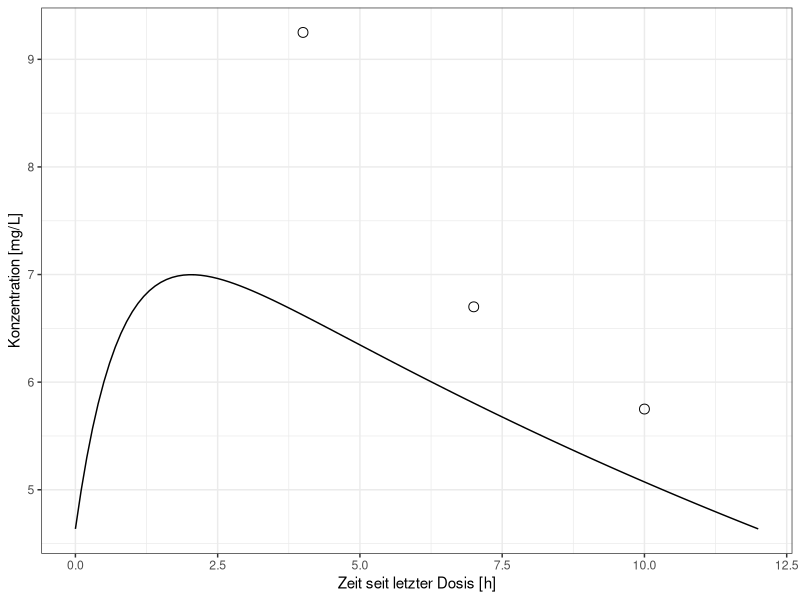
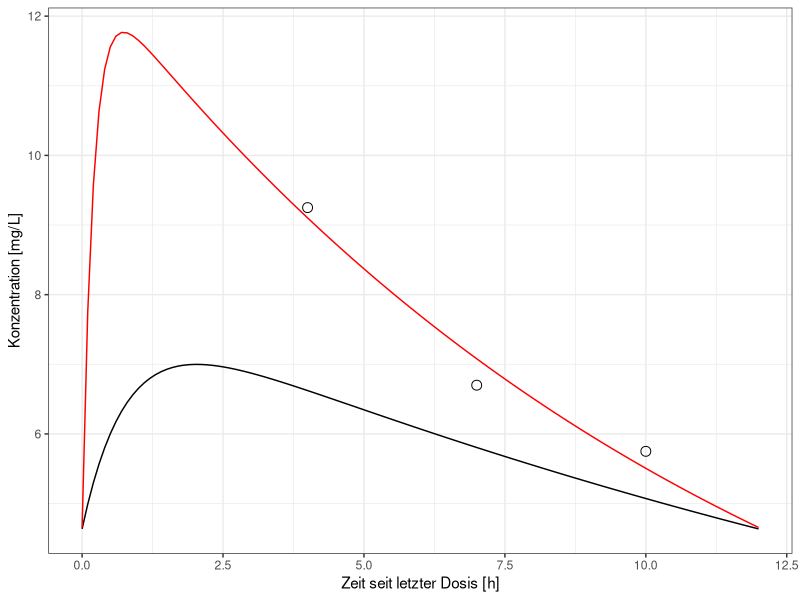
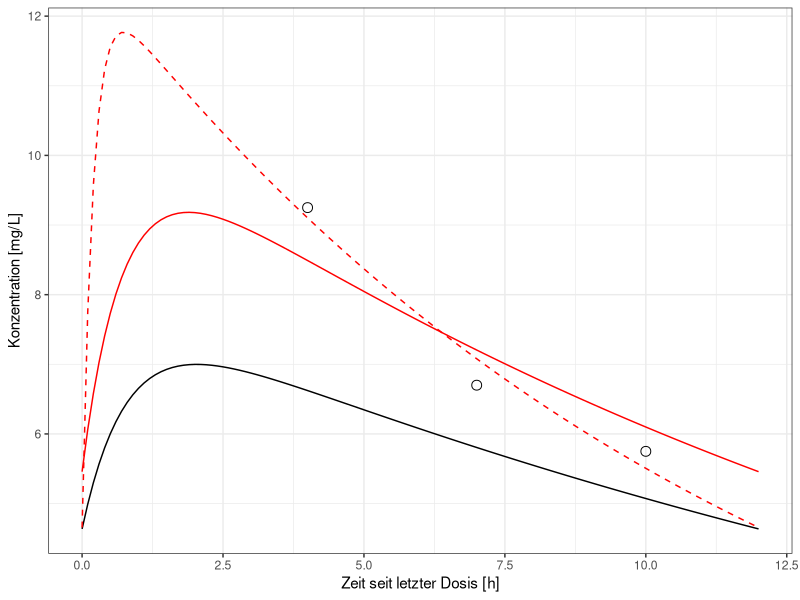
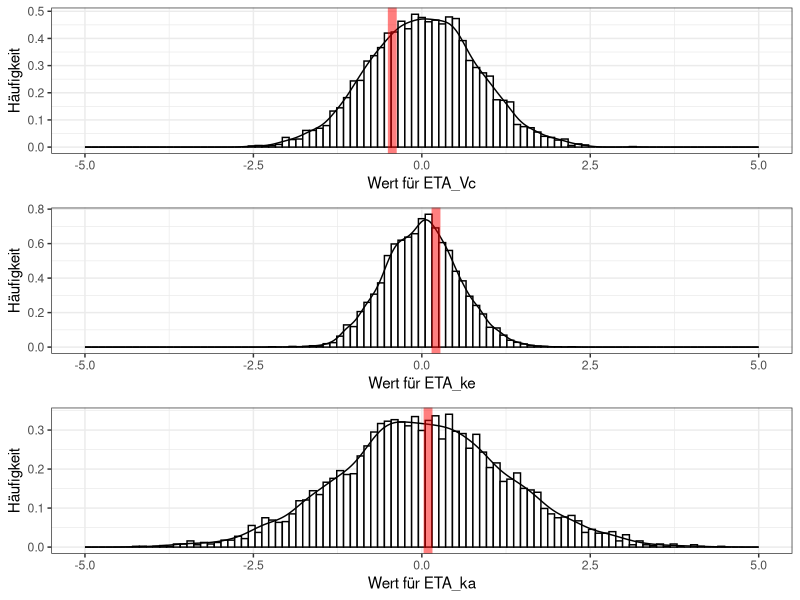

Reproduce these figures in R, in order.
library(ggplot2)

V_pop <- 50 #L
omega_vc <- 0.8 # SD des Random Effects auf V

ke_pop <- 0.045 #1/h
omega_ke <- 0.55 # SD des Random Effects auf ke

ka_pop <- 1.25 # 1/h
omega_ka <- 1.25 # SD des Random Effects auf ka

### Fix in dieser Übung
F_oral = 0.8
AMT = 200
sim_times=seq(from=0, to=12, by=0.1)
tau=12

pk_model_ss<- function(AMT, F_oral, Vc, ke, ka, time, tau=12){
  conc <- F_oral*AMT/Vc *(ka/(ka-ke))*( (exp(-ke*(time) )/(1-exp(-ke*tau))) - (exp(-ka*(time) )/(1-exp(-ka*tau))) )
  return(conc)
}

set.seed(11121987)

### bis hier fix



### par ist ein Vektor von Parametern c(V, ke, ka) der optimiert wird 
### damit das Ergebnis der OBJ-Fun möglichst klein wird
obj_func_ls <- function(tdm_data, par) {
  measured_conc = tdm_data$measured_conc
  simulated_conc = pk_model_ss(AMT, F_oral, par[1], par[2], par[3], tdm_data$time, tau)
  return(sum( (measured_conc-simulated_conc)^2 ))
}


tdm_data = data.frame(time=c(4,7,10), measured_conc=c(9.25,6.7, 5.75))

simulated_data = data.frame(time=sim_times, 
                            simulated_conc=pk_model_ss(AMT, F_oral, V_pop, ke_pop, ka_pop, sim_times, tau))

ggplot(simulated_data) + geom_line(aes(x=time, y=simulated_conc)) + 
  geom_point(data=tdm_data, aes(x=time, y=measured_conc), size=3, shape=1) + theme_bw() +
  xlab("Zeit seit letzter Dosis [h]") + ylab("Konzentration [mg/L]")

## ls steht für least squares => Die Summe der Abweichungsquadrate ist minimal
optim_res_ls <- optim(par=c(V_pop, ke_pop, ka_pop), fn=obj_func_ls, tdm_data=tdm_data)

## Das sind die Werte für Vc, ke und ka, welche der Algorithmus errechnet hat
## NUR UNTER DER VORAUSSETZUNG, DASS ABWEICHUNGSQUADRATE MINIMAL SEIN SOLLEN
## Algorithmus hat also "freie Hand" was die Auswahl der PK-Parameter angeht
optim_res_ls$par

simulated_ind_data_ls = data.frame(time=sim_times, 
                                simulated_conc=pk_model_ss(AMT, F_oral, optim_res_ls$par[1], optim_res_ls$par[2], optim_res_ls$par[3], sim_times, tau))


ggplot(simulated_data) + geom_line(aes(x=time, y=simulated_conc)) + 
  geom_point(data=tdm_data, aes(x=time, y=measured_conc), size=3, shape=1) +
  geom_line(data=simulated_ind_data_ls, aes(x=time, y=simulated_conc), colour="red") + theme_bw() +
  xlab("Zeit seit letzter Dosis [h]") + ylab("Konzentration [mg/L]")


#### Als nächstes wollen wir vorwissen aus dem PK-Modell nutzen!
## Der Algorithmus wird in der Wahl der PK-Parameter nicht mehr "alleine gelassen",
## wir geben ihm Grenzen vor, in denen er sich bewegen darf.

### par ist ein Vektor von ETAS c(ETA_V, ETA_ke, ETA_ka) der optimiert wird 
### damit das Ergebnis der OBJ-Fun möglichst klein wird
### !!! ES WERDEN JETZT ALSO DIE WAHRSCHEINLICHSTEN ETAS FÜR DIESEN PATIETEN GESUCHT !!!
### omegas ist jetzt ein Vektor, der die SD der random Effekte (der ETAs) enthält c(omega_Vc, omega_ke, omega_ka)
### pop-values ist ein Vektor der die populationsparameter beinhaltet
obj_func_bay <- function(tdm_data, par, omegas, pop_vals) {
  measured_conc = tdm_data$measured_conc
  Vc <- pop_vals[1] * exp(par[1]) ## V_pop x e^ETA_vc
  ke <- pop_vals[2] * exp(par[2]) ## ke_pop x e^ETA_ke
  ka <- pop_vals[3] * exp(par[3]) ## ka_pop x e^ETA_ka
  simulated_conc = pk_model_ss(AMT, F_oral,Vc, ke, ka, tdm_data$time, tau)
  
  ## Die Quadrate der Differenz sind noch da + Die gewichteten Quadrate der Abweichung ETAS von 0
  ## Es wird durch die Varianz gewichtet! 
  obj_res <- sum( (measured_conc-simulated_conc)^2 ) + sum( ((par-0)^2)/(omegas^2)) 
  return(obj_res)
}

### par beinhaltet jetzt die Startwerte für ETAs (0 ist das wahrscheinlichste ETA => modus der Verteilung)
optim_res_bay <- optim(par=c(0, 0, 0), 
                   fn=obj_func_bay, 
                   tdm_data=tdm_data, 
                   omegas=c(omega_vc, omega_ke, omega_ka),
                   pop_vals=c(V_pop, ke_pop, ka_pop))

ind_etas <- optim_res_bay$par

v_ind <- V_pop*exp(ind_etas[1]) # L
ke_ind <- ke_pop*exp(ind_etas[2]) #1/h
ka_ind <- ka_pop*exp(ind_etas[3]) # 1/h

## ls steht für least squares => Die Summe der Abweichungsquadrate ist minimal
simulated_ind_data_bay = data.frame(time=sim_times, 
                                   simulated_conc=pk_model_ss(AMT, F_oral, 
                                                              v_ind, 
                                                              ke_ind, 
                                                              ka_ind, sim_times, tau))


ggplot(simulated_data) + geom_line(aes(x=time, y=simulated_conc)) + 
  geom_point(data=tdm_data, aes(x=time, y=measured_conc), size=3, shape=1) +
  geom_line(data=simulated_ind_data_ls, aes(x=time, y=simulated_conc), colour="red", linetype=2) +
  geom_line(data=simulated_ind_data_bay, aes(x=time, y=simulated_conc), colour="red") + theme_bw() +
  xlab("Zeit seit letzter Dosis [h]") + ylab("Konzentration [mg/L]")


MC_ETA_V <- rnorm(n=5000, mean=0, sd=omega_vc)
MC_ETA_ke <- rnorm(n=5000, mean=0, sd=omega_ke)
MC_ETA_ka <- rnorm(n=5000, mean=0, sd=omega_ka)

eta_dat <- data.frame(ETA_VC=MC_ETA_V,
                      ETA_KE=MC_ETA_ke,
                      ETA_KA=MC_ETA_ka )

pl_vc <- ggplot(data = eta_dat) + geom_histogram(aes(x=ETA_VC, y=..density..), fill="white", colour="black", bins=100) + 
         geom_density(aes(y=..density.., x=ETA_VC)) + theme_bw() +
         geom_vline(aes(xintercept=ind_etas[1]), size=3, alpha=0.5, colour="red") +
         xlab("Wert für ETA_Vc") + ylab("Häufigkeit")+ xlim(c(-5,5))

pl_ke <- ggplot(data = eta_dat) + geom_histogram(aes(x=ETA_KE, y=..density..), fill="white", colour="black", bins=100) + 
         geom_density(aes(y=..density.., x=ETA_KE)) +
         geom_vline(aes(xintercept=ind_etas[2]), size=3, alpha=0.5, colour="red") + theme_bw() +
         xlab("Wert für ETA_ke") + ylab("Häufigkeit")+ xlim(c(-5,5))

pl_ka <- ggplot(data = eta_dat) + geom_histogram(aes(x=ETA_KA, y=..density..), fill="white", colour="black", bins=100) + 
         geom_density(aes(y=..density.., x=ETA_KA)) +
         geom_vline(aes(xintercept=ind_etas[3]), size=3, alpha=0.5, colour="red") + theme_bw() +
         xlab("Wert für ETA_ka") + ylab("Häufigkeit") + xlim(c(-5,5))

gridExtra::grid.arrange(pl_vc, pl_ke, pl_ka, ncol=1, nrow=3)

##
## Aufgaben: Wie verändert sich die Simulation wenn die Standardabweichungen immer größer gesetzt werden 
## => Größenordnung 10 - 100 => sog. uninformed prior!
## 1. Was glaubt ihr?
## 2. was seht ihr tatsächlich?

## Wie verändert sich die Simulation wenn ein weiterer Messwert aufgenommen wurde time=0.5, c=8.5

